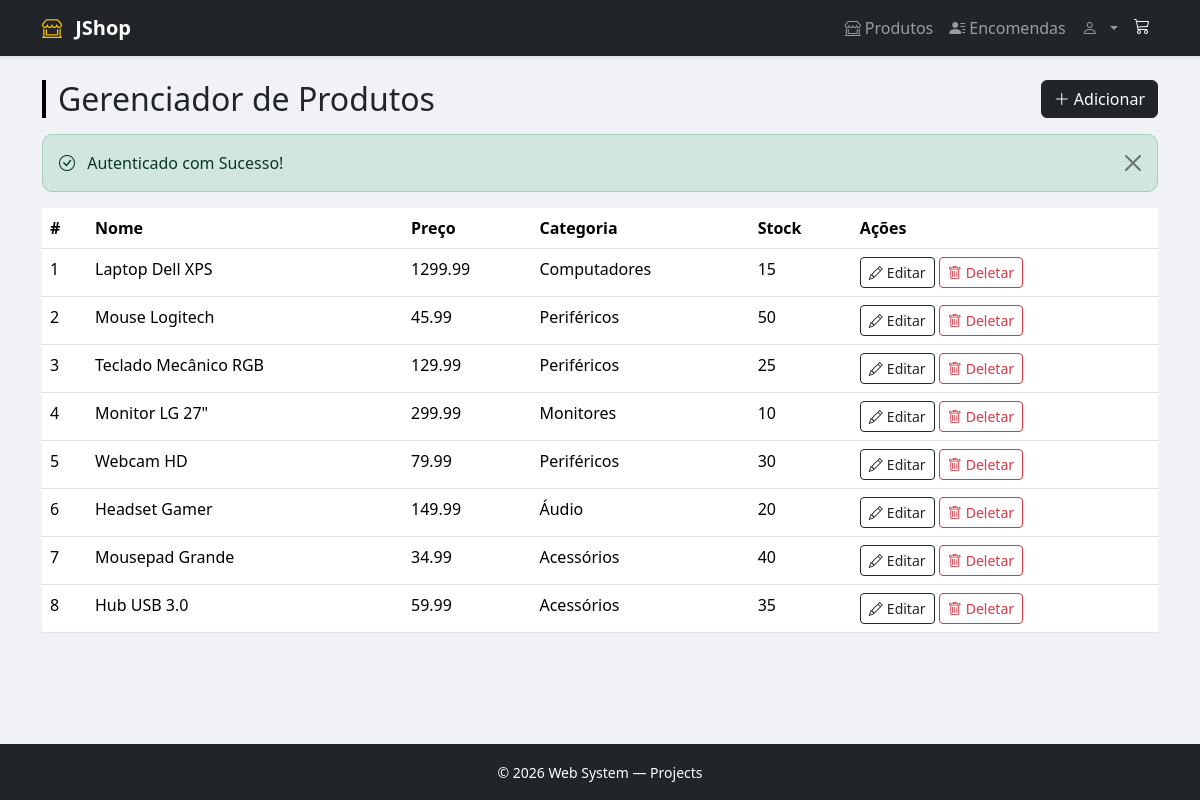
The app's page /product/list-product-manager.php (signed in) with its own data.
### tables this page shows
CREATE TABLE produtos (
    id INT AUTO_INCREMENT PRIMARY KEY,
    nome VARCHAR(150) NOT NULL,
    descricao TEXT,
    categoria VARCHAR(100),
    preco DECIMAL(10, 2) NOT NULL,
    stock INT DEFAULT 0,
    imagem VARCHAR(255),
    data_criacao DATETIME DEFAULT CURRENT_TIMESTAMP
);

### config/Database.php (called while the page is built, shortened)
<?php
class Database
{
    private string $host = AppConfigConst::DB_HOST;
    private string $dbname = AppConfigConst::DB_NAME;
    private string $username = AppConfigConst::DB_USER;
    private string $password = AppConfigConst::DB_PASS;
    public function __construct()
    {
        $this->conexao = new mysqli($this->host, $this->username, $this->password, $this->dbname);
    }
}
?>

### product/ProductService.php (called while the page is built, shortened)
<?php
require_once __DIR__ . '/../config/Database.php';
class ProductService
{
    private $database;
    public function __construct()
    {
        $this->database = (new Database())->conexao;
    }
    public function getAllProduct()
    {
        $result = $this->database->query("SELECT * FROM produtos");
        return $result->fetch_all(MYSQLI_ASSOC);
    }
}
?>

### product/list-product-manager.php (the view, shortened to what this page needs)
<?php
$flash = $_SESSION['flash'] ?? null;
include 'ProductService.php';
$productService = new ProductService();
$productList = $productService->getAllProduct();
require_once __DIR__ . '/../includes/header.php';
?>
<div class="d-flex justify-content-between align-items-center mb-3">
    <h2 class="page-header mb-0">Gerenciador de Produtos</h2>
    <a href="<?= AppConfigConst::PATH_PRODUCTS_CREATE ?>" class="btn btn-dark"><i class="bi bi-plus-lg me-1"></i>Adicionar</a>
</div>
<?php if ($flash): ?>
    <div class="alert alert-<?= htmlspecialchars($flash['type']) ?> alert-dismissible fade show" role="alert">
        <i class="bi bi-<?= $flash['type'] === 'success' ? 'check-circle' : 'exclamation-triangle' ?> me-2"></i>
        <?= htmlspecialchars($flash['message']) ?>
        <button type="button" class="btn-close" data-bs-dismiss="alert"></button>
    </div>
<?php endif; ?>
<?php if (empty($productList)): ?>
    <div class="card form-card">
        <div class="empty-state">
            <h4>Nenhuma produto encontrado. </h4>
            <p>Comece adicionando seu primeiro produto.</p>
            <a href="<?= AppConfigConst::PATH_PRODUCTS_CREATE ?>" class="btn btn-dark">Adicionar</a>
        </div>
    </div>
<?php else: ?>
    <table class="table">
        <thead>
            <tr>
                <th scope="col">#</th>
                <th scope="col">Nome</th>
                <th scope="col">Preço</th>
                <th scope="col">Categoria</th>
                <th scope="col">Stock</th>
                <th scope="col">Ações</th>
            </tr>
        </thead>
        <tbody>
            <?php foreach ($productList as $product) { ?>
                <tr>
                    <td><?= $product['id'] ?></td>
                    <td><?= $product['nome'] ?></td>
                    <td><?= $product['preco'] ?></td>
                    <td><?= $product['categoria'] ?></td>
                    <td><?= $product['stock'] ?></td>
                    <td>
                        <a href="<?= AppConfigConst::PATH_PRODUCTS_EDIT . "?id=" . $product['id'] ?>" class="btn btn-outline-dark btn-sm flex-fill">
                            <i class="bi bi-pencil me-1"></i>Editar
                        </a>
                        <button type="button" class="btn btn-outline-danger btn-sm flex-fill" data-bs-toggle="modal"
                            data-bs-target="#deleteModal" data-id="<?= $product['id'] ?>"
                            data-name="<?= htmlspecialchars($product['nome']) ?>" data-action="<?= AppConfigConst::PATH_PRODUCTS_DELETE ?>">
                            <i class="bi bi-trash me-1"></i>Deletar
                        </button>
                    </td>
                </tr>
            <?php } ?>
        </tbody>
    </table>
<?php endif; ?>

### assets/css/style.css (style rules this page uses)
body { background-color: #f0f2f5; font-family: "Segoe UI", sans-serif; min-height: 100vh; display: flex; flex-direction: column; }
.page-header { border-left: 4px solid #000000; padding-left: 0.75rem; margin-bottom: 1.5rem; }
.alert { border-radius: 10px; }

### records on screen
produtos: id "1", nome "Laptop Dell XPS", preco "1299.99", categoria "Computadores", stock "15"
produtos: id "2", nome "Mouse Logitech", preco "45.99", categoria "Periféricos", stock "50"
produtos: id "3", nome "Teclado Mecânico RGB", preco "129.99", categoria "Periféricos", stock "25"
produtos: id "4", nome "Monitor LG 27\"", preco "299.99", categoria "Monitores", stock "10"
produtos: id "5", nome "Webcam HD", preco "79.99", categoria "Periféricos", stock "30"
produtos: id "6", nome "Headset Gamer", preco "149.99", categoria "Áudio", stock "20"
produtos: id "7", nome "Mousepad Grande", preco "34.99", categoria "Acessórios", stock "40"
produtos: id "8", nome "Hub USB 3.0", preco "59.99", categoria "Acessórios", stock "35"

### other values on screen
$flash['message'] "Autenticado com Sucesso!"
